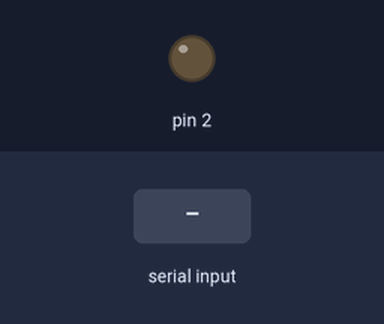
A sketch run on a simulated Arduino Uno, built with avr-gcc and run on an emulated ATmega328P. Parts: output pins drawn as LEDs (lit = HIGH). Inputs (shaded band) come from the test bench. What the sketch prints to the serial monitor is not drawn.

Above: at 1.2 s.
1.3 s: "r0c" received over Serial
At 3.3 s:
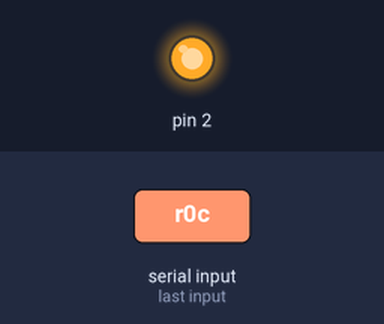
3.8 s: "r1c" received over Serial
At 5.2 s:
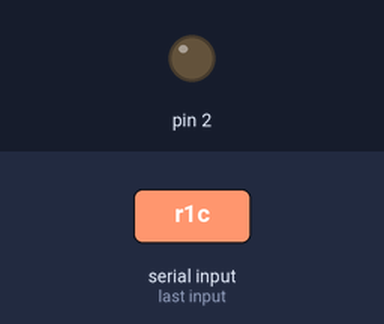
Timing chart, 0 to 6.8 s (numbered marks = the images above; inputs shaded):
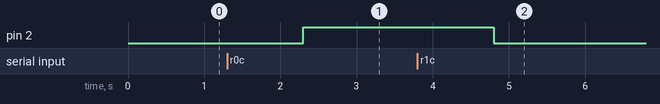

The sketch:

sketch_feb16c.ino
```cpp
void setup() {
  Serial.begin(9600);
  pinMode(2, OUTPUT);
}

void loop() {
  String isBoradRelayOn = Serial.readString();
  Serial.write("got:");
  if (isBoradRelayOn.indexOf("r1c") >= 0){
     digitalWrite(2, LOW);
  } else if (isBoradRelayOn.indexOf("r0c") >= 0){
    digitalWrite(2, HIGH);
  }
  Serial.flush();
}
```

Measured:
- after the input at 1.3 s, pin 2: LOW → HIGH after 1.0 s
- after the input at 3.8 s, pin 2: HIGH → LOW after 1.0 s
